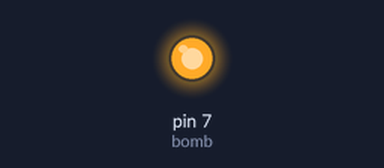
A sketch run on a simulated Arduino Uno, built with avr-gcc and run on an emulated ATmega328P. On the bench: output pins drawn as LEDs (lit = HIGH).

Above: at 0.05 s.
Timing chart, 0 to 3.0 s (numbered marks = the images above):
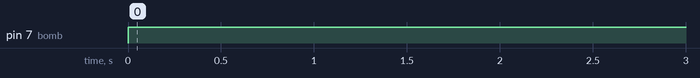

The sketch:

BombTest.ino
```cpp
int bomb = 7;
int cont = 1;
void setup() {
  // put your setup code here, to run once:

  pinMode(bomb, OUTPUT);
}

void loop() {

      Serial.println("Bomba encendida");
      digitalWrite(bomb, HIGH);
      delay(1000);
      digitalWrite(bomb, LOW);
  /*if(cont == 1){
      digitalWrite(bomb, HIGH);
      Serial.println("encendida");
      delay(5000);
      digitalWrite(bomb, LOW);
      Serial.println("apagada");
      cont++;
  }*/

}
```

Measured:
- by itself, pin 7 (bomb): LOW → HIGH at 0.00 s
